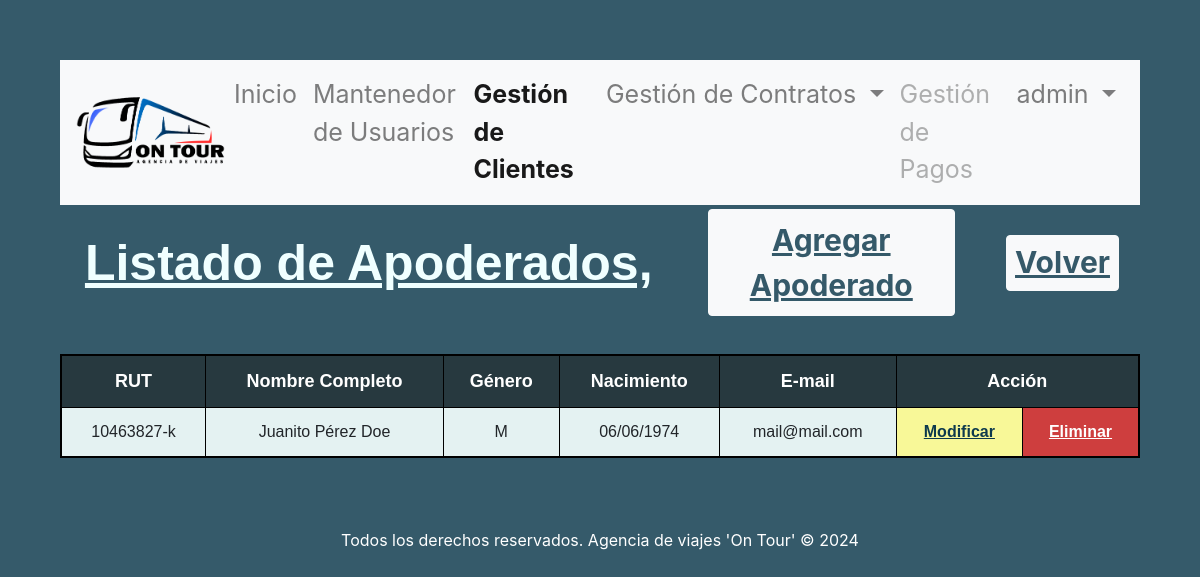
The page /accounts/apoderados_edit/3/1 (signed in) on the database as committed earlier.
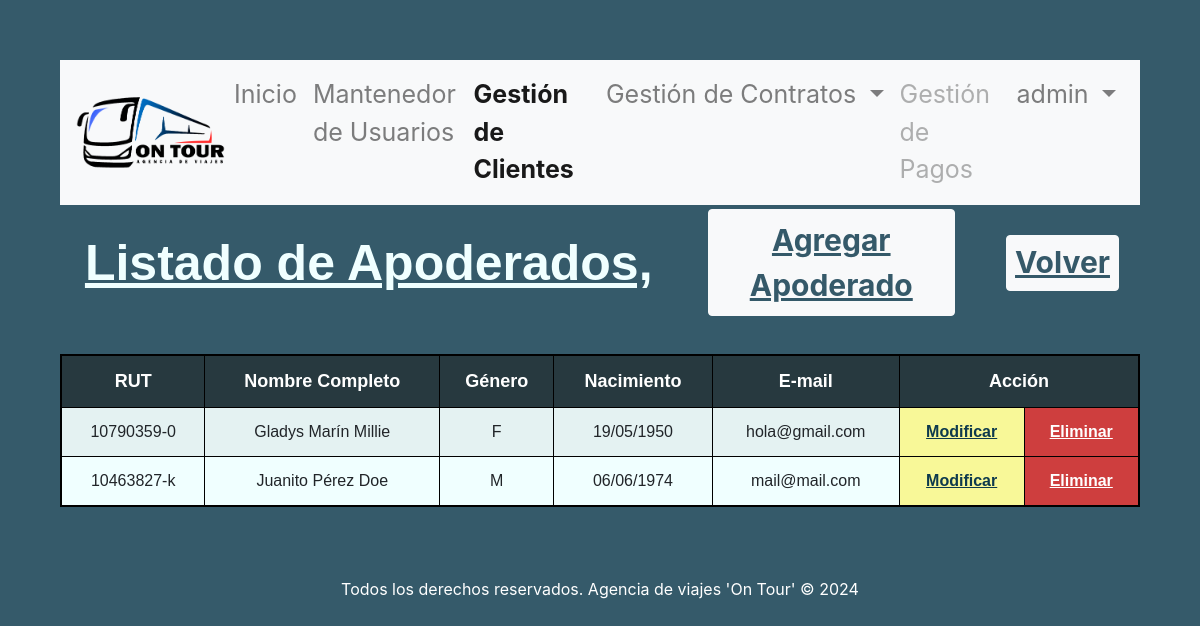
The same page on the database as committed later.
### gestion_viajes/models.py (models this page shows, shortened)
class Apoderado(models.Model):
    id_apoderado     = models.AutoField(db_column='idApoderado', primary_key=True)
    rut              = models.CharField(max_length=10, null=False)
    nombre           = models.CharField(max_length=20, null=False)
    apellido_paterno = models.CharField(max_length=20, null=False)
    apellido_materno = models.CharField(max_length=20, null=False)
    fecha_nacimiento = models.DateField(blank=False, null=False)
    id_genero        = models.ForeignKey('Genero',on_delete=models.CASCADE, db_column='idGenero')
    telefono         = models.CharField(max_length=45, null=False)
    email            = models.EmailField(unique=True, max_length=100, blank=True, null=True)
    direccion        = models.CharField(max_length=50, blank=True, null=True)

class Genero(models.Model):
    id_genero  = models.AutoField(db_column='idGenero', primary_key=True)
    genero     = models.CharField(max_length=20, blank=False, null=False)

### gestion_viajes/views.py (the view)
# urls.py: path('apoderados_edit/<int:pk>/<int:fk>', views.apoderados_edit, name='apoderados_edit'),
@login_required
def apoderados_edit(request, pk, fk):
    curso = Curso.objects.get(id_curso=fk)
    try:
        apoderado = Apoderado.objects.get(id_apoderado=pk)
        generos = Genero.objects.all()
        context = {}
        if apoderado:
            if request.method == "POST":
                form = ApoderadoForm(request.POST, instance=apoderado)
                if form.is_valid():
                    form.save()
                    mensaje = f"Los datos de {apoderado.nombre} {apoderado.apellido_paterno} {apoderado.apellido_materno} han sido actualizados exitosamente"
                    context = {'apoderado': apoderado, 'mensaje': mensaje, 'form': form, 'generos': generos, 'curso':curso, 'clase':'gestion_clientes'}
                    return render(request, 'gestion_viajes/apoderados_edit.html', context)
            else:
                form = ApoderadoForm(instance=apoderado)
                mensaje = ""
                context = {'apoderado': apoderado, 'mensaje': mensaje, 'form': form, 'generos': generos, 'curso':curso, 'clase':'gestion_clientes'}
                return render(request, 'gestion_viajes/apoderados_edit.html', context)
    except Apoderado.DoesNotExist:
        apoderados = Apoderado.objects.all().order_by('apellido_paterno')
        mensaje = f"ERROR: El apoderado con ID {pk} no existe"
        context = {'apoderados': apoderados, 'mensaje': mensaje, 'clase':'gestion_clientes'}
    return render(request, 'gestion_viajes/apoderados_list.html', context)

### gestion_viajes/templates/gestion_viajes/apoderados_list.html (shortened to what this page needs)
{% extends "gestion_viajes/base.html" %}
{% load static %}
{% block content %}
    <header>
      <div class="row justify-content-center">
        <div class="col-md-7 col-sm-12">
          <h1>Listado de Apoderados, {{ curso }}</h1>
        </div>
        <div class="col-md-3 col-sm-12">
          <div class="container-btn">
            <button class="btn btn-light" id="btnAgregar">
              <a href="{% url 'apoderadosAdd' fk=curso.id_curso %}">Agregar Apoderado</a>
            </button>
          </div>
        </div>
        <div class="col-md-2 col-sm-12">
          <div class="container-btn">
            <button class="btn btn-light" id="btnAgregar">
                <a href="{% url 'crud_cursos' fk=curso.id_colegio_id %}">Volver</a>
              </button>
          </div>
        </div>
      </div>
    </header>
    <div class="table-container">
      <table class="table table-striped">
        {% if apoderados %}
        <thead>
          <tr>
            <th scope="col">RUT</th>
            <th scope="col">Nombre Completo</th>
            <th scope="col">Género</th>
            <th scope="col">Nacimiento</th>
            <th scope="col">E-mail</th>
            <th scope="col" colspan="2">Acción</th>
          </tr>
        </thead>
        <tbody>
          {% for apoderado in apoderados %} {% if apoderado.rut %}
          <tr>
            <td>{{ apoderado.rut }}</td>
            <td>
              {{ apoderado.nombre|capfirst }}
              {{apoderado.apellido_paterno|capfirst }}
              {{apoderado.apellido_materno|capfirst }}
            </td>
            <td>{{ apoderado.id_genero.genero|slice:":1" }}</td>
            <td>{{ apoderado.fecha_nacimiento|date:"d/m/Y" }}</td>
            <td>{{ apoderado.email|default_if_none:""|lower }}</td>
            <td class="td-update">
              <a href="{% url 'apoderados_edit' pk=apoderado.id_apoderado fk=curso.id_curso %}"
                >Modificar</a
              >
            </td>
            <td class="td-delete">
              <a href="{% url 'apoderados_del' pk=apoderado.id_apoderado fk=curso.id_curso %}"
                >Eliminar</a
              >
            </td>
          </tr>
          {% endif %} {% endfor %}
        </tbody>
        {% endif %}
      </table>
    </div>
{% endblock %}

Rows that differ between the two databases and show on the page:
added Apoderado: rut "10790359-0", nombre "Gladys", apellido_paterno "Marín", apellido_materno "Millie", id_genero.genero "F", fecha_nacimiento "19/05/1950", email "hola@gmail.com"
